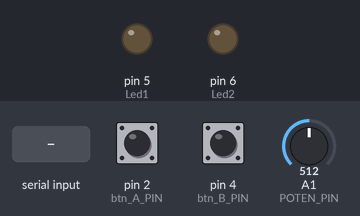
Bench run of a sketch on a simulated Arduino Uno, built with avr-gcc and run on an emulated ATmega328P. Parts: output pins drawn as LEDs (lit = HIGH). The inputs (shaded band) are chosen by the test bench; at power-on: pin 2 (btn_A_PIN) LOW, pin 4 (btn_B_PIN) LOW, A1 (POTEN_PIN) = 512. What the sketch prints to the serial monitor is not drawn.

Above: at 1.2 s.
1.3 s: "S" received over Serial
At 1.8 s:
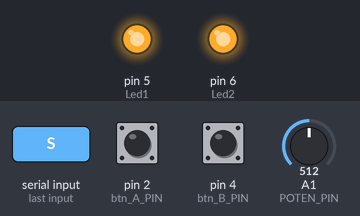
3.4 s: "L" received over Serial
At 4.8 s:
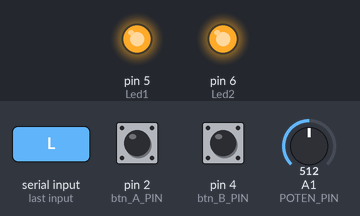
Timing chart, 0 to 6.4 s (numbered marks = the images above; inputs shaded):
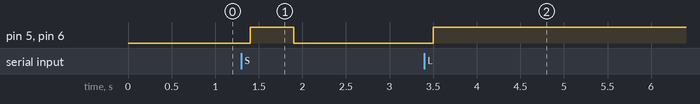

Measured:
- after the input at 1.3 s, pin 5 (Led1), pin 6 (Led2): LOW → HIGH after 0.10 s, → LOW 0.50 s later
- after the input at 3.4 s, pin 5 (Led1), pin 6 (Led2): LOW → HIGH after 0.10 s

The sketch:

arduino-exam.ino
```cpp
const int Led1 = 5;
const int Led2 = 6;

const int btn_A_PIN = 2;
const int btn_B_PIN = 4;

int btn_A_value = 0;
int btn_B_value = 0;

int previous_btn_A_value = 0;
int previous_btn_B_value = 0;

const int POTEN_PIN = A1;

int POTEN_PINvalue = 0;

int actuatorValue = 0;
int previousValue = 0;

void setup() {
  pinMode(Led1, OUTPUT);
  pinMode(Led2, OUTPUT);

  pinMode(btn_A_PIN, INPUT);
  pinMode(btn_B_PIN, INPUT);

  pinMode(POTEN_PIN, INPUT);

  Serial.begin(9600);
}

void loop() {
    if(Serial.available() > 0) {
      receivingData();
    } else {
      sendingData();
    }

    delay(100);
}

void sendingData() {

  btn_A_value = digitalRead(btn_A_PIN);
  btn_B_value = digitalRead(btn_B_PIN);

  POTEN_PINvalue = analogRead(POTEN_PIN);
  actuatorValue = POTEN_PINvalue;

  if (previousValue != actuatorValue) {
    sendSerialMessage(actuatorValue, btn_A_value, btn_B_value);
    previousValue = actuatorValue;
  }

  if (previous_btn_A_value != btn_A_value) {
    sendSerialMessage(actuatorValue, btn_A_value, btn_B_value);
    previous_btn_A_value = btn_A_value;
  }

    if (previous_btn_B_value != btn_B_value) {
    sendSerialMessage(actuatorValue, btn_A_value, btn_B_value);
    previous_btn_B_value = btn_B_value;
  }

  delay(100);
}

void sendSerialMessage(int actuatorValue, int btn_A_value, int btn_B_value) {
  Serial.print(actuatorValue);
  Serial.print(' ');
  Serial.print(btn_A_value);
  Serial.print(' ');
  Serial.print(btn_B_value);
  Serial.print(' ');
  Serial.println();
}

void receivingData() {
  char inByte = Serial.read();

  switch(inByte){
    case 'S':

      digitalWrite(Led1, HIGH);
      digitalWrite(Led2, HIGH);

      delay(500);

      digitalWrite(Led1, LOW);
      digitalWrite(Led2, LOW);

      delay (500);
      break;
    case 'L':

      digitalWrite(Led1, HIGH);
      digitalWrite(Led2, HIGH);

      delay (500);
      break;
  }
  Serial.flush();
}
```
